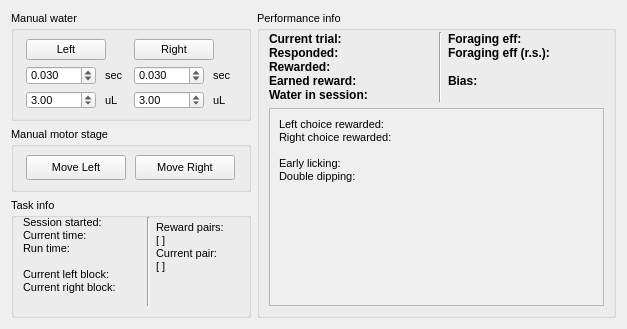
               <widget class="QWidget" name="scrollAreaWidgetContents">
                <property name="geometry">
                 <rect>
                  <x>0</x>
                  <y>0</y>
                  <width>627</width>
                  <height>325</height>
                 </rect>
                </property>
                <layout class="QHBoxLayout" name="horizontalLayout_9">
                 <item>
                  <widget class="QWidget" name="widget_5" native="true">
                   <property name="sizePolicy">
                    <sizepolicy hsizetype="Preferred" vsizetype="Preferred">
                     <horstretch>20</horstretch>
                     <verstretch>0</verstretch>
                    </sizepolicy>
                   </property>
                   <layout class="QVBoxLayout" name="verticalLayout_4">
                    <property name="leftMargin">
                     <number>0</number>
                    </property>
                    <property name="topMargin">
                     <number>0</number>
                    </property>
                    <property name="rightMargin">
                     <number>0</number>
                    </property>
                    <property name="bottomMargin">
                     <number>0</number>
                    </property>
                    <item>
                     <widget class="QGroupBox" name="groupBox_4">
                      <property name="maximumSize">
                       <size>
                        <width>260</width>
                        <height>110</height>
                       </size>
                      </property>
                      <property name="font">
                       <font>
                        <pointsize>8</pointsize>
                       </font>
                      </property>
                      <property name="title">
                       <string>Manual water</string>
                      </property>
                      <layout class="QGridLayout" name="gridLayout_8">
                       <item row="0" column="2" rowspan="2" colspan="2">
                        <widget class="QPushButton" name="GiveRight">
                         <property name="sizePolicy">
                          <sizepolicy hsizetype="Maximum" vsizetype="Expanding">
                           <horstretch>20</horstretch>
                           <verstretch>0</verstretch>
                          </sizepolicy>
                         </property>
                         <property name="minimumSize">
                          <size>
                           <width>0</width>
                           <height>0</height>
                          </size>
                         </property>
                         <property name="maximumSize">
                          <size>
                           <width>16777215</width>
                           <height>30</height>
                          </size>
                         </property>
                         <property name="text">
                          <string>Right</string>
                         </property>
                         <property name="checkable">
                          <bool>false</bool>
                         </property>
                        </widget>
                       </item>
                       <item row="2" column="0">
                        <widget class="QDoubleSpinBox" name="GiveWaterL">
                         <property name="sizePolicy">
                          <sizepolicy hsizetype="MinimumExpanding" vsizetype="Expanding">
                           <horstretch>0</horstretch>
                           <verstretch>0</verstretch>
                          </sizepolicy>
                         </property>
                         <property name="maximumSize">
                          <size>
                           <width>70</width>
                           <height>20</height>
                          </size>
                         </property>
                         <property name="decimals">
                          <number>3</number>
                         </property>
                         <property name="singleStep">
                          <double>0.005000000000000</double>
                         </property>
                         <property name="value">
                          <double>0.030000000000000</double>
                         </property>
                        </widget>
                       </item>
                       <item row="2" column="1">
                        <widget class="QLabel" name="label_16">
                         <property name="maximumSize">
                          <size>
                           <width>20</width>
                           <height>16777215</height>
                          </size>
                         </property>
                         <property name="text">
                          <string>sec</string>
                         </property>
                        </widget>
                       </item>
                       <item row="2" column="2">
                        <widget class="QDoubleSpinBox" name="GiveWaterR">
                         <property name="sizePolicy">
                          <sizepolicy hsizetype="MinimumExpanding" vsizetype="Expanding">
                           <horstretch>7</horstretch>
                           <verstretch>0</verstretch>
                          </sizepolicy>
                         </property>
                         <property name="maximumSize">
                          <size>
                           <width>70</width>
                           <height>20</height>
                          </size>
                         </property>
                         <property name="decimals">
                          <number>3</number>
                         </property>
                         <property name="singleStep">
                          <double>0.005000000000000</double>
                         </property>
                         <property name="value">
                          <double>0.030000000000000</double>
                         </property>
                        </widget>
                       </item>
                       <item row="3" column="0">
                        <widget class="QDoubleSpinBox" name="GiveWaterL_volume">
                         <property name="sizePolicy">
                          <sizepolicy hsizetype="MinimumExpanding" vsizetype="Expanding">
                           <horstretch>0</horstretch>
                           <verstretch>0</verstretch>
                          </sizepolicy>
                         </property>
                         <property name="maximumSize">
                          <size>
                           <width>70</width>
                           <height>20</height>
                          </size>
                         </property>
                         <property name="decimals">
                          <number>2</number>
                         </property>
                         <property name="singleStep">
                          <double>1.000000000000000</double>
                         </property>
                         <property name="value">
                          <double>3.000000000000000</double>
                         </property>
                        </widget>
                       </item>
                       <item row="3" column="1">
                        <widget class="QLabel" name="label_31">
                         <property name="maximumSize">
                          <size>
                           <width>20</width>
                           <height>16777215</height>
                          </size>
                         </property>
                         <property name="text">
                          <string>uL</string>
                         </property>
                        </widget>
                       </item>
                       <item row="3" column="2">
                        <widget class="QDoubleSpinBox" name="GiveWaterR_volume">
                         <property name="sizePolicy">
                          <sizepolicy hsizetype="MinimumExpanding" vsizetype="Expanding">
                           <horstretch>7</horstretch>
                           <verstretch>0</verstretch>
                          </sizepolicy>
                         </property>
                         <property name="maximumSize">
                          <size>
                           <width>70</width>
                           <height>20</height>
                          </size>
                         </property>
                         <property name="decimals">
                          <number>2</number>
                         </property>
                         <property name="singleStep">
                          <double>1.000000000000000</double>
                         </property>
                         <property name="value">
                          <double>3.000000000000000</double>
                         </property>
                        </widget>
                       </item>
                       <item row="3" column="3">
                        <widget class="QLabel" name="label_33">
                         <property name="maximumSize">
                          <size>
                           <width>20</width>
                           <height>16777215</height>
                          </size>
                         </property>
                         <property name="text">
                          <string>uL</string>
                         </property>
                        </widget>
                       </item>
                       <item row="2" column="3">
                        <widget class="QLabel" name="label_32">
                         <property name="maximumSize">
                          <size>
                           <width>20</width>
                           <height>16777215</height>
                          </size>
                         </property>
                         <property name="text">
                          <string>sec</string>
                         </property>
                        </widget>
                       </item>
                       <item row="0" column="0" rowspan="2" colspan="2">
                        <widget class="QPushButton" name="GiveLeft">
                         <property name="sizePolicy">
                          <sizepolicy hsizetype="Maximum" vsizetype="Expanding">
                           <horstretch>20</horstretch>
                           <verstretch>0</verstretch>
                          </sizepolicy>
                         </property>
                         <property name="minimumSize">
                          <size>
                           <width>30</width>
                           <height>0</height>
                          </size>
                         </property>
                         <property name="maximumSize">
                          <size>
                           <width>16777215</width>
                           <height>30</height>
                          </size>
                         </property>
                         <property name="text">
                          <string>Left</string>
                         </property>
                         <property name="checkable">
                          <bool>false</bool>
                         </property>
                        </widget>
                       </item>
                      </layout>
                     </widget>
                    </item>
                    <item alignment="Qt::AlignTop">
                     <widget class="QGroupBox" name="groupBox_7">
                      <property name="maximumSize">
                       <size>
                        <width>260</width>
                        <height>110</height>
                       </size>
                      </property>
                      <property name="font">
                       <font>
                        <pointsize>8</pointsize>
                       </font>
                      </property>
                      <property name="title">
                       <string>Manual motor stage</string>
                      </property>
                      <layout class="QGridLayout" name="gridLayout_11">
                       <item row="0" column="0">
                        <widget class="QPushButton" name="MoveXP_2">
                         <property name="sizePolicy">
                          <sizepolicy hsizetype="Fixed" vsizetype="Expanding">
                           <horstretch>0</horstretch>
                           <verstretch>0</verstretch>
                          </sizepolicy>
                         </property>
                         <property name="minimumSize">
                          <size>
                           <width>20</width>
                           <height>25</height>
                          </size>
                         </property>
                         <property name="maximumSize">
                          <size>
                           <width>100</width>
                           <height>16777215</height>
                          </size>
                         </property>
                         <property name="text">
                          <string>Move Left</string>
                         </property>
                        </widget>
                       </item>
                       <item row="0" column="1">
                        <widget class="QPushButton" name="MoveXN_2">
                         <property name="sizePolicy">
                          <sizepolicy hsizetype="Fixed" vsizetype="Expanding">
                           <horstretch>0</horstretch>
                           <verstretch>0</verstretch>
                          </sizepolicy>
                         </property>
                         <property name="minimumSize">
                          <size>
                           <width>20</width>
                           <height>25</height>
                          </size>
                         </property>
                         <property name="maximumSize">
                          <size>
                           <width>100</width>
                           <height>16777215</height>
                          </size>
                         </property>
                         <property name="text">
                          <string>Move Right</string>
                         </property>
                        </widget>
                       </item>
                      </layout>
                     </widget>
                    </item>
                    <item>
                     <widget class="QGroupBox" name="ShowReward">
                      <property name="sizePolicy">
                       <sizepolicy hsizetype="Expanding" vsizetype="Preferred">
                        <horstretch>0</horstretch>
                        <verstretch>0</verstretch>
                       </sizepolicy>
                      </property>
                      <property name="minimumSize">
                       <size>
                        <width>0</width>
                        <height>0</height>
                       </size>
                      </property>
                      <property name="maximumSize">
                       <size>
                        <width>16777215</width>
                        <height>120</height>
                       </size>
                      </property>
                      <property name="font">
                       <font>
                        <pointsize>8</pointsize>
                       </font>
                      </property>
                      <property name="title">
                       <string>Task info</string>
                      </property>
                      <layout class="QHBoxLayout" name="horizontalLayout_13">
                       <property name="topMargin">
                        <number>0</number>
                       </property>
                       <item>
                        <layout class="QHBoxLayout" name="horizontalLayout_14">
                         <item>
                          <widget class="QLabel" name="label_info_task">
                           <property name="sizePolicy">
                            <sizepolicy hsizetype="Preferred" vsizetype="Preferred">
                             <horstretch>10</horstretch>
                             <verstretch>0</verstretch>
                            </sizepolicy>
                           </property>
                           <property name="text">
                            <string>Session started:
Current time:
Run time:

Current left block:
Current right block:
</string>
                           </property>
                          </widget>
                         </item>
                         <item>
                          <widget class="Line" name="line_4">
                           <property name="orientation">
                            <enum>Qt::Vertical</enum>
                           </property>
                          </widget>
                         </item>
                         <item>
                          <widget class="QLabel" name="ShowRewardPairs">
                           <property name="enabled">
                            <bool>true</bool>
                           </property>
                           <property name="sizePolicy">
                            <sizepolicy hsizetype="Preferred" vsizetype="Preferred">
                             <horstretch>7</horstretch>
                             <verstretch>0</verstretch>
                            </sizepolicy>
                           </property>
                           <property name="maximumSize">
                            <size>
                             <width>16777215</width>
                             <height>80</height>
                            </size>
                           </property>
                           <property name="font">
                            <font>
                             <pointsize>8</pointsize>
                            </font>
                           </property>
                           <property name="text">
                            <string>Reward pairs:
[ ]
Current pair:
[ ]</string>
                           </property>
                           <property name="textFormat">
                            <enum>Qt::PlainText</enum>
                           </property>
                           <property name="scaledContents">
                            <bool>true</bool>
                           </property>
                           <property name="alignment">
                            <set>Qt::AlignLeading|Qt::AlignLeft|Qt::AlignTop</set>
                           </property>
                           <property name="wordWrap">
                            <bool>true</bool>
                           </property>
                          </widget>
                         </item>
                        </layout>
                       </item>
                      </layout>
                     </widget>
                    </item>
                   </layout>
                  </widget>
                 </item>
                 <item>
                  <widget class="QGroupBox" name="Basic">
                   <property name="sizePolicy">
                    <sizepolicy hsizetype="Expanding" vsizetype="Expanding">
                     <horstretch>30</horstretch>
                     <verstretch>0</verstretch>
                    </sizepolicy>
                   </property>
                   <property name="minimumSize">
                    <size>
                     <width>0</width>
                     <height>0</height>
                    </size>
                   </property>
                   <property name="maximumSize">
                    <size>
                     <width>16777215</width>
                     <height>100000</height>
                    </size>
                   </property>
                   <property name="font">
                    <font>
                     <pointsize>8</pointsize>
                    </font>
                   </property>
                   <property name="title">
                    <string>Performance info</string>
                   </property>
                   <layout class="QVBoxLayout" name="verticalLayout_3">
                    <property name="topMargin">
                     <number>2</number>
                    </property>
                    <item>
                     <layout class="QHBoxLayout" name="horizontalLayout_12">
                      <item>
                       <widget class="QLabel" name="label_info_performance_essential_1">
                        <property name="sizePolicy">
                         <sizepolicy hsizetype="Preferred" vsizetype="Preferred">
                          <horstretch>21</horstretch>
                          <verstretch>0</verstretch>
                         </sizepolicy>
                        </property>
                        <property name="font">
                         <font>
                          <pointsize>9</pointsize>
                          <weight>75</weight>
                          <bold>true</bold>
                         </font>
                        </property>
                        <property name="text">
                         <string>Current trial:
Responded:
Rewarded:
Earned reward:
Water in session:</string>
                        </property>
                        <property name="alignment">
                         <set>Qt::AlignLeading|Qt::AlignLeft|Qt::AlignTop</set>
                        </property>
                        <property name="wordWrap">
                         <bool>false</bool>
                        </property>
                        <property name="margin">
                         <number>3</number>
                        </property>
                        <property name="indent">
                         <number>-1</number>
                        </property>
                       </widget>
                      </item>
                      <item>
                       <widget class="Line" name="line_3">
                        <property name="orientation">
                         <enum>Qt::Vertical</enum>
                        </property>
                       </widget>
                      </item>
                      <item>
                       <widget class="QLabel" name="label_info_performance_essential_2">
                        <property name="sizePolicy">
                         <sizepolicy hsizetype="Preferred" vsizetype="Preferred">
                          <horstretch>20</horstretch>
                          <verstretch>0</verstretch>
                         </sizepolicy>
                        </property>
                        <property name="font">
                         <font>
                          <pointsize>9</pointsize>
                          <weight>75</weight>
                          <bold>true</bold>
                         </font>
                        </property>
                        <property name="text">
                         <string>Foraging eff:
Foraging eff (r.s.):

Bias:</string>
                        </property>
                        <property name="alignment">
                         <set>Qt::AlignLeading|Qt::AlignLeft|Qt::AlignTop</set>
                        </property>
                        <property name="wordWrap">
                         <bool>false</bool>
                        </property>
                        <property name="margin">
                         <number>3</number>
                        </property>
                        <property name="indent">
                         <number>-1</number>
                        </property>
                       </widget>
                      </item>
                     </layout>
                    </item>
                    <item>
                     <widget class="QScrollArea" name="scrollArea_3">
                      <property name="widgetResizable">
                       <bool>true</bool>
                      </property>
                      <widget class="QWidget" name="scrollAreaWidgetContents_4">
                       <property name="geometry">
                        <rect>
                         <x>0</x>
                         <y>0</y>
                         <width>340</width>
                         <height>195</height>
                        </rect>
                       </property>
                       <layout class="QHBoxLayout" name="horizontalLayout_8">
                        <item>
                         <widget class="QLabel" name="label_info_performance_others">
                          <property name="enabled">
                           <bool>true</bool>
                          </property>
                          <property name="sizePolicy">
                           <sizepolicy hsizetype="Expanding" vsizetype="Expanding">
                            <horstretch>0</horstretch>
                            <verstretch>0</verstretch>
                           </sizepolicy>
                          </property>
                          <property name="text">
                           <string>Left choice rewarded:
Right choice rewarded:

Early licking:
Double dipping:
</string>
                          </property>
                          <property name="textFormat">
                           <enum>Qt::PlainText</enum>
                          </property>
                          <property name="scaledContents">
                           <bool>true</bool>
                          </property>
                          <property name="alignment">
                           <set>Qt::AlignLeading|Qt::AlignLeft|Qt::AlignTop</set>
                          </property>
                          <property name="wordWrap">
                           <bool>true</bool>
                          </property>
                         </widget>
                        </item>
                       </layout>
                      </widget>
                     </widget>
                    </item>
                   </layout>
                  </widget>
                 </item>
                </layout>
               </widget>
